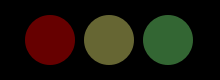
      <widget class="QWidget" name="SignalLightsWidget" native="true">
       <property name="geometry">
        <rect>
         <x>10</x>
         <y>90</y>
         <width>220</width>
         <height>80</height>
        </rect>
       </property>
       <property name="sizePolicy">
        <sizepolicy hsizetype="Preferred" vsizetype="Preferred">
         <horstretch>0</horstretch>
         <verstretch>0</verstretch>
        </sizepolicy>
       </property>
       <property name="minimumSize">
        <size>
         <width>0</width>
         <height>0</height>
        </size>
       </property>
       <property name="maximumSize">
        <size>
         <width>220</width>
         <height>80</height>
        </size>
       </property>
       <property name="styleSheet">
        <string notr="true">background-color:#000000; </string>
       </property>
       <layout class="QHBoxLayout" name="horizontalLayout">
        <property name="leftMargin">
         <number>22</number>
        </property>
        <property name="topMargin">
         <number>0</number>
        </property>
        <property name="rightMargin">
         <number>22</number>
        </property>
        <property name="bottomMargin">
         <number>0</number>
        </property>
        <item>
         <widget class="QLabel" name="RedSignal">
          <property name="maximumSize">
           <size>
            <width>50</width>
            <height>50</height>
           </size>
          </property>
          <property name="styleSheet">
           <string notr="true">background-color: #660000;  border-radius: 25px;</string>
          </property>
          <property name="text">
           <string/>
          </property>
         </widget>
        </item>
        <item>
         <widget class="QLabel" name="YellowSignal">
          <property name="maximumSize">
           <size>
            <width>50</width>
            <height>50</height>
           </size>
          </property>
          <property name="styleSheet">
           <string notr="true">background-color: #666633;  border-radius: 25px;</string>
          </property>
          <property name="text">
           <string/>
          </property>
          <property name="alignment">
           <set>Qt::AlignmentFlag::AlignLeading|Qt::AlignmentFlag::AlignLeft|Qt::AlignmentFlag::AlignVCenter</set>
          </property>
         </widget>
        </item>
        <item>
         <widget class="QLabel" name="GreenSignal">
          <property name="maximumSize">
           <size>
            <width>50</width>
            <height>50</height>
           </size>
          </property>
          <property name="styleSheet">
           <string notr="true">background-color: #336633;  border-radius: 25px;</string>
          </property>
          <property name="text">
           <string/>
          </property>
         </widget>
        </item>
       </layout>
      </widget>
